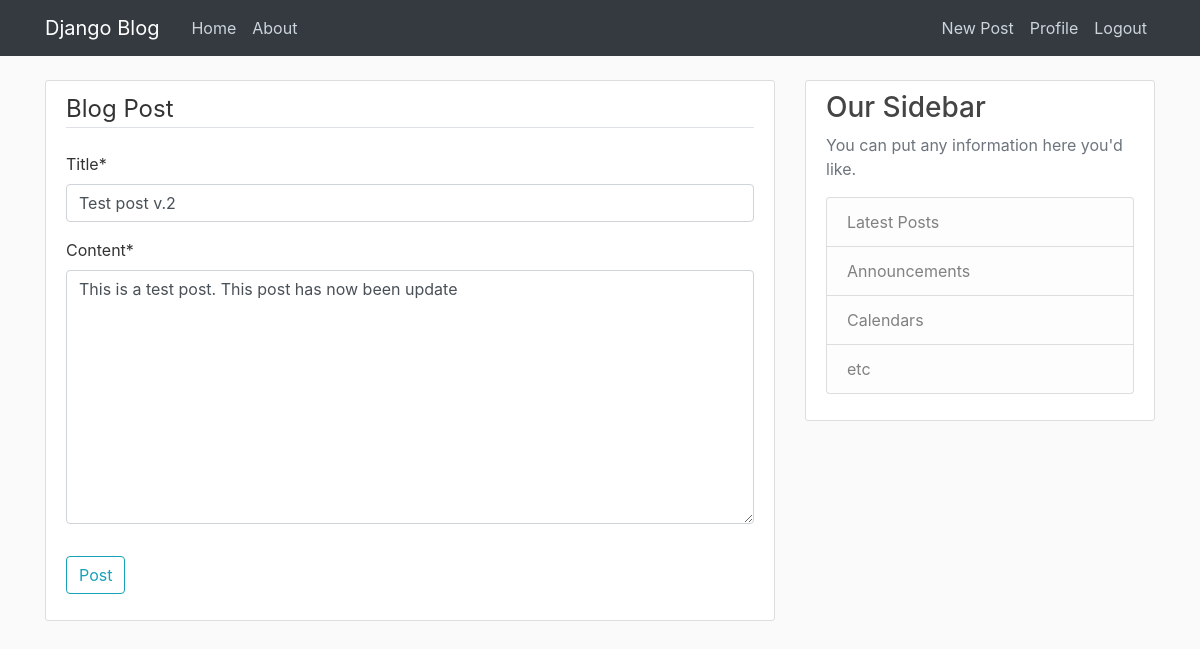
Before: /post/1/update/ (signed in) with the older database file.
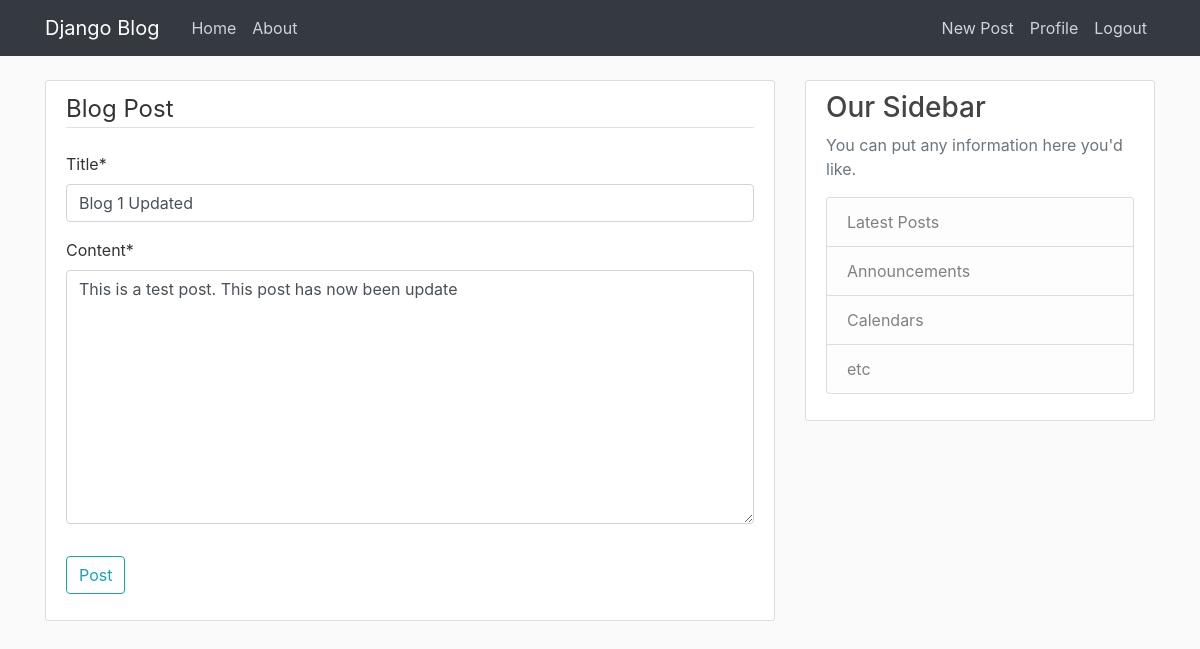
After: the same page with the newer database file.
### blog/models.py (models this page shows, shortened)
class Post(models.Model):
    title = models.CharField(max_length = 100)      #characters field with max length rescription of 100
    content = models.TextField()
    date_posted = models.DateTimeField(default = timezone.now)
    last_modified = models.DateTimeField(auto_now= True) #every time post is changed this will be set the time it was sent
    author = models.ForeignKey(User, on_delete=models.CASCADE) #if user is deleted, delete the post as well

### blog/views.py (the view, shortened to what this page needs)
# urls.py: path('post/<int:pk>/update/', PostUpdateView.as_view(), name = 'post-update'),
class PostUpdateView(LoginRequiredMixin, UserPassesTestMixin, UpdateView):
    model = Post
    fields = ['title', 'content']
    success_url = '/'       # redirects back to whatever it is set to, in this case the homepage
    def test_func(self):                # this func + user passes mixin, prevents user from modifying a post that they didn't initially make
        post = self.get_object()
        if self.request.user == post.author:
            return True
        return False

### blog/templates/blog/post_form.html (shortened to what this page needs)
{% extends "blog/base.html" %}
{% load crispy_forms_tags %}
{% block content %}
    <div class = "content-section">
        <form method="POST">
            <fieldset class = "form-group">
                <legend class = "border-bottom mb-4">
                    Blog Post
                </legend>
                {{ form| crispy}}
            </fieldset>
            <div class = "form-group">
                <button class = "btn btn-outline-info" type = "submit">Post</button>
            </div>
        </form>
    </div>
{% endblock content %}

Changed rows visible on the page:
changed Post "This is a test post. This post has now been update": title "Test post v.2" → "Blog 1 Updated"
